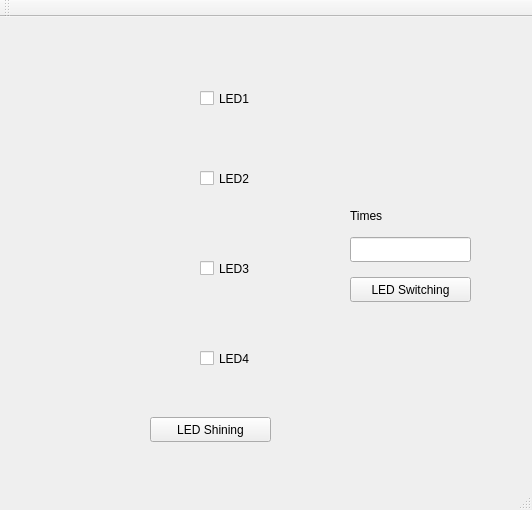
<?xml version="1.0" encoding="UTF-8"?>
<ui version="4.0">
 <class>MainWindow</class>
 <widget class="QMainWindow" name="MainWindow">
  <property name="geometry">
   <rect>
    <x>0</x>
    <y>0</y>
    <width>532</width>
    <height>510</height>
   </rect>
  </property>
  <property name="windowTitle">
   <string>MainWindow</string>
  </property>
  <widget class="QWidget" name="centralWidget">
   <widget class="QPushButton" name="shinebutton">
    <property name="geometry">
     <rect>
      <x>150</x>
      <y>400</y>
      <width>121</width>
      <height>25</height>
     </rect>
    </property>
    <property name="text">
     <string>LED Shining</string>
    </property>
   </widget>
   <widget class="QPushButton" name="switchbutton">
    <property name="geometry">
     <rect>
      <x>350</x>
      <y>260</y>
      <width>121</width>
      <height>25</height>
     </rect>
    </property>
    <property name="text">
     <string>LED Switching</string>
    </property>
   </widget>
   <widget class="QLabel" name="Times">
    <property name="geometry">
     <rect>
      <x>350</x>
      <y>190</y>
      <width>67</width>
      <height>17</height>
     </rect>
    </property>
    <property name="text">
     <string>Times</string>
    </property>
   </widget>
   <widget class="QCheckBox" name="checkBox_1">
    <property name="geometry">
     <rect>
      <x>200</x>
      <y>70</y>
      <width>92</width>
      <height>23</height>
     </rect>
    </property>
    <property name="text">
     <string>LED1</string>
    </property>
   </widget>
   <widget class="QCheckBox" name="checkBox_2">
    <property name="geometry">
     <rect>
      <x>200</x>
      <y>150</y>
      <width>92</width>
      <height>23</height>
     </rect>
    </property>
    <property name="text">
     <string>LED2</string>
    </property>
   </widget>
   <widget class="QCheckBox" name="checkBox_3">
    <property name="geometry">
     <rect>
      <x>200</x>
      <y>240</y>
      <width>92</width>
      <height>23</height>
     </rect>
    </property>
    <property name="text">
     <string>LED3</string>
    </property>
   </widget>
   <widget class="QCheckBox" name="checkBox_4">
    <property name="geometry">
     <rect>
      <x>200</x>
      <y>330</y>
      <width>92</width>
      <height>23</height>
     </rect>
    </property>
    <property name="text">
     <string>LED4</string>
    </property>
   </widget>
   <widget class="QLabel" name="LED1">
    <property name="geometry">
     <rect>
      <x>80</x>
      <y>30</y>
      <width>91</width>
      <height>81</height>
     </rect>
    </property>
    <property name="minimumSize">
     <size>
      <width>71</width>
      <height>0</height>
     </size>
    </property>
    <property name="text">
     <string/>
    </property>
    <property name="pixmap">
     <pixmap>../index.png</pixmap>
    </property>
    <property name="scaledContents">
     <bool>true</bool>
    </property>
   </widget>
   <widget class="QLabel" name="LED2">
    <property name="geometry">
     <rect>
      <x>80</x>
      <y>120</y>
      <width>91</width>
      <height>81</height>
     </rect>
    </property>
    <property name="minimumSize">
     <size>
      <width>71</width>
      <height>0</height>
     </size>
    </property>
    <property name="text">
     <string/>
    </property>
    <property name="pixmap">
     <pixmap>../index.png</pixmap>
    </property>
    <property name="scaledContents">
     <bool>true</bool>
    </property>
   </widget>
   <widget class="QLabel" name="LED3">
    <property name="geometry">
     <rect>
      <x>80</x>
      <y>210</y>
      <width>91</width>
      <height>81</height>
     </rect>
    </property>
    <property name="minimumSize">
     <size>
      <width>71</width>
      <height>0</height>
     </size>
    </property>
    <property name="text">
     <string/>
    </property>
    <property name="pixmap">
     <pixmap>../index.png</pixmap>
    </property>
    <property name="scaledContents">
     <bool>true</bool>
    </property>
   </widget>
   <widget class="QLabel" name="LED4">
    <property name="geometry">
     <rect>
      <x>80</x>
      <y>300</y>
      <width>91</width>
      <height>81</height>
     </rect>
    </property>
    <property name="minimumSize">
     <size>
      <width>71</width>
      <height>0</height>
     </size>
    </property>
    <property name="text">
     <string/>
    </property>
    <property name="pixmap">
     <pixmap>../index.png</pixmap>
    </property>
    <property name="scaledContents">
     <bool>true</bool>
    </property>
   </widget>
   <widget class="QLineEdit" name="input_text">
    <property name="geometry">
     <rect>
      <x>350</x>
      <y>220</y>
      <width>121</width>
      <height>25</height>
     </rect>
    </property>
   </widget>
  </widget>
  <widget class="QToolBar" name="mainToolBar">
   <attribute name="toolBarArea">
    <enum>TopToolBarArea</enum>
   </attribute>
   <attribute name="toolBarBreak">
    <bool>false</bool>
   </attribute>
  </widget>
  <widget class="QStatusBar" name="statusBar"/>
 </widget>
 <layoutdefault spacing="6" margin="11"/>
 <resources/>
 <connections/>
</ui>
